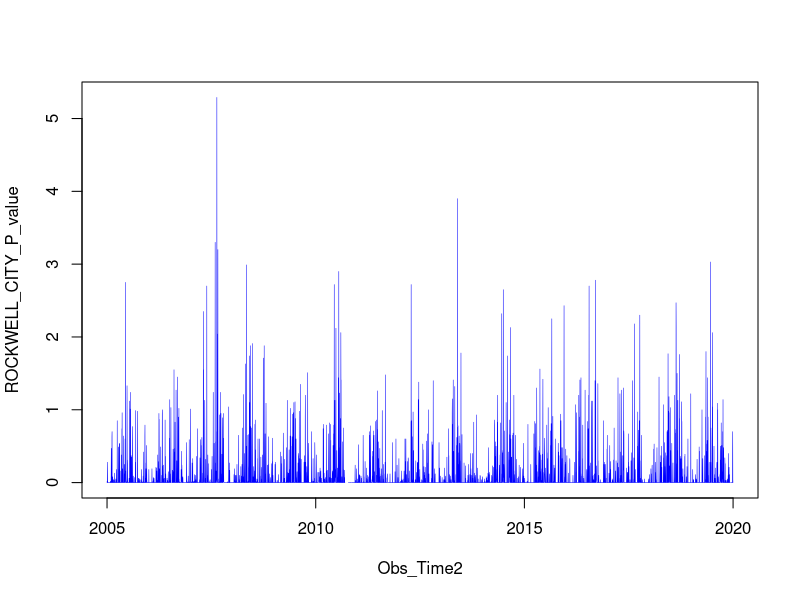

Recreate this plot in R.
#7.1
# Read the data 
Met_Data                <- read.csv(file = "ROCKWELL_CITY.csv", header = T)

#7.2
# Get variable names
names(Met_Data)
# prcp
ROCKWELL_CITY_P          <-   Met_Data$PRCP
# Time
Obs_Time                 <-   Met_Data$DATE
# Convert character to double
ROCKWELL_CITY_P_value    <-   as.numeric(ROCKWELL_CITY_P)
# Convert the character vector to date vector
Obs_Time2                <- as.Date(Obs_Time)
#Plot
plot(Obs_Time2, ROCKWELL_CITY_P_value, lwd=0.5, type="l", col="blue")

#7.3
# max of ROCKWELL_CITY_P_value
max(ROCKWELL_CITY_P_value, na.rm=T)
# Date of the max 
Obs_Time2[which.max(ROCKWELL_CITY_P_value)]
# mean of ROCKWELL_CITY_P_value
mean(ROCKWELL_CITY_P_value, na.rm=T)
# mean of the ROCKWELL_CITY_P_value of year 2019
Year_flag1               <-   substr(Obs_Time,1,4)
mean(ROCKWELL_CITY_P_value[which(Year_flag1=="2019")], na.rm=T)
# sum of the ROCKWELL_CITY_P_value of year 2019
sum(ROCKWELL_CITY_P_value[which(Year_flag1=="2019")], na.rm=T)
